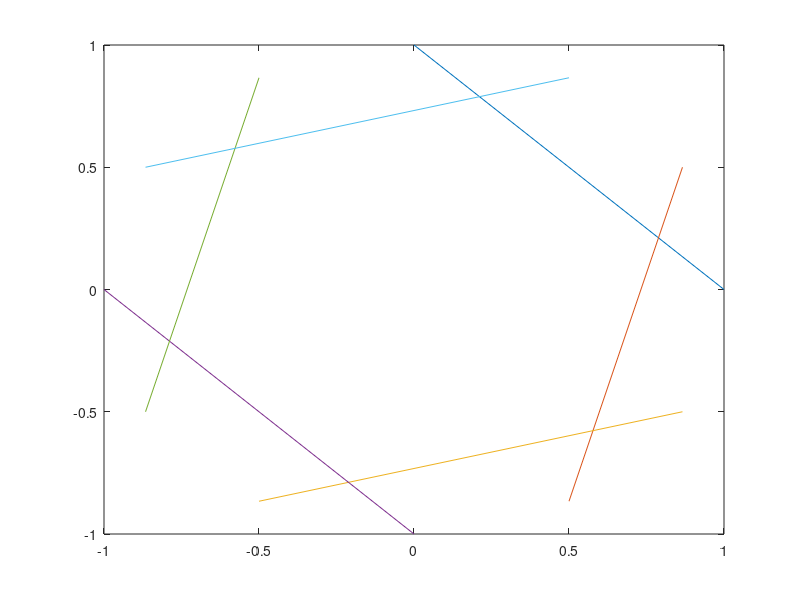

Write the MATLAB code that produced this figure. (Note: this script raises an error after producing the figure.)
%%    Q 1
v = eye(2)
theta = 0
R = [cos(theta), -sin(theta); sin(theta), cos(theta)];
hexagon_1 = v*R;
theta = pi / 3;
R = [cos(theta), -sin(theta); sin(theta), cos(theta)];
hexagon_2 = v*R;
theta = (2 *pi) / 3;
R = [cos(theta), -sin(theta); sin(theta), cos(theta)];
hexagon_3 = v*R;
theta = pi;
R = [cos(theta), -sin(theta); sin(theta), cos(theta)];
hexagon_4 = v*R;
theta = (4 * pi) / 3;
R = [cos(theta), -sin(theta); sin(theta), cos(theta)];
hexagon_5 = v*R;
theta = (5 * pi) / 3;
R = [cos(theta), -sin(theta); sin(theta), cos(theta)];
hexagon_6 = v*R;
plot(hexagon_1(:, 1), hexagon_1(:, 2))
hold on;
plot(hexagon_2(:, 1), hexagon_2(:, 2))
hold on;
plot(hexagon_3(:, 1), hexagon_3(:, 2))
hold on;
plot(hexagon_4(:, 1), hexagon_4(:, 2))
hold on;
plot(hexagon_5(:, 1), hexagon_5(:, 2))
hold on;
plot(hexagon_6(:, 1), hexagon_6(:, 2))
hold on;
%plot(hexagon_1(:, 1), hexagon_1(:, 2), hexagon_2(:, 1), hexagon_2(:, 2), hexagon_3(:, 1), hexagon_3(:, 2), hexagon_4(:, 1), hexagon_4(:, 2), hexagon_5(:, 1), hexagon_5(:, 2), hexagon_6(:, 1), hexagon_6(:, 2))
%%   Q 2

change_R = [cos(pi / 2), -sin(pi / 2); sin(pi / 2), cos(pi / 2)]
change_xrefl = [ 1 0; 0 -1]
change_yrefl = [-1 0 ; 0 1]
syms s
change_xyshear = [(1 + s^2), s; s 1]
%%
hexagon_1 = hexagon_1 * change_R
hexagon_2 = hexagon_2 * change_R
hexagon_3 = hexagon_3 * change_R
hexagon_4 = hexagon_4 * change_R
hexagon_5 = hexagon_5 * change_R
hexagon_6 = hexagon_6 * change_R
hexagon_1 = hexagon_1 * change_xrefl
hexagon_2 = hexagon_2 * change_xrefl
hexagon_3 = hexagon_3 * change_xrefl
hexagon_4 = hexagon_4 * change_xrefl
hexagon_5 = hexagon_5 * change_xrefl
hexagon_6 = hexagon_6 * change_xrefl
%% Q 3
